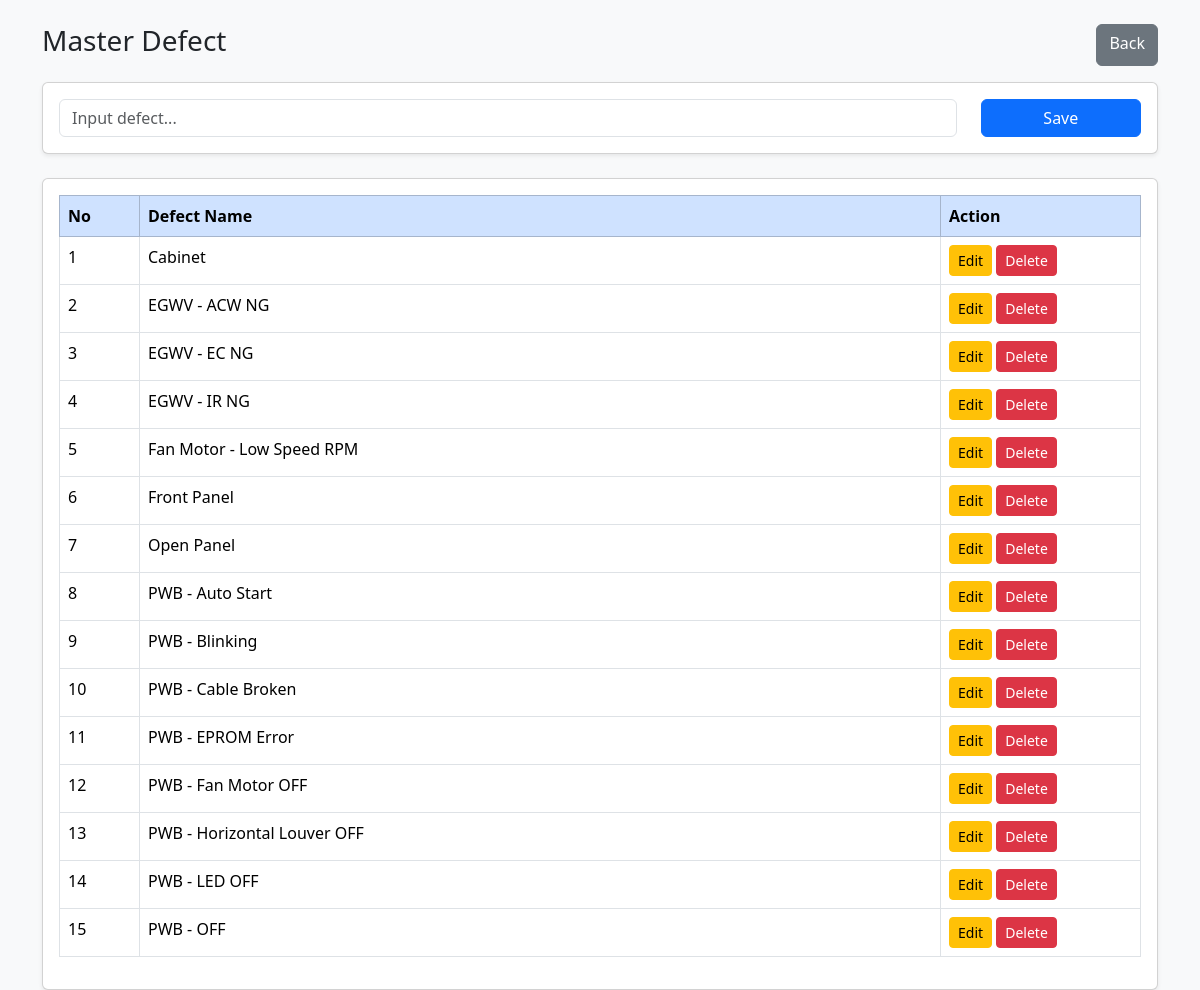
The page /page/leader/defect/index.php (signed in) on the database its author committed.
### tables this page shows
CREATE TABLE `defect_master` (
  `defect_id` int(11) NOT NULL,
  `defect_name` varchar(100) NOT NULL,
  `area` enum('IDU','ODU') NOT NULL,
  `created_at` datetime DEFAULT current_timestamp()
);

### page/leader/defect/index.php (the view, shortened to what this page needs)
<?php
require '../../../conn.php';
$table = "defect_master";
$field = "defect_name";
$area = $_SESSION['area'];
$data = mysqli_query(
    $conn,
    "SELECT * FROM $table WHERE area='$area'
     ORDER BY defect_name ASC"
);
?>
<!doctype html>
<html lang="en">
<head>
    <link href="https://cdn.jsdelivr.net/npm/bootstrap@5.3.3/dist/css/bootstrap.min.css" rel="stylesheet">
</head>
<body class="bg-light">
    <div class="container mt-4">
        <div class="d-flex justify-content-between mb-3">
            <h3>Master Defect</h3>
            <a href="../index.php" class="btn btn-secondary">
                Back
            </a>
        </div>
        <div class="card shadow-sm mb-4">
            <div class="card-body">
                <form method="POST">
                    <div class="row">
                        <div class="col-md-10">
                            <input type="text"
                                name="name"
                                class="form-control"
                                placeholder="Input defect..."
                                required>
                        </div>
                        <div class="col-md-2 d-grid">
                            <button type="submit"
                                name="btn_save"
                                class="btn btn-primary">
                                Save
                            </button>
                        </div>
                    </div>
                </form>
            </div>
        </div>
        <div class="card shadow-sm">
            <div class="card-body table-responsive">
                <table class="table table-bordered">
                    <thead class="table-primary">
                        <tr>
                            <th width="80">No</th>
                            <th>Defect Name</th>
                            <th width="200">Action</th>
                        </tr>
                    </thead>
                    <tbody>
                        <?php
                        $no = 1;
                        while ($row = mysqli_fetch_assoc($data)) :
                        ?>
                            <tr>
                                <td><?= $no++; ?></td>
                                <td><?= $row[$field]; ?></td>
                                <td>
                                    <button class="btn btn-warning btn-sm"
                                        data-bs-toggle="modal"
                                        data-bs-target="#edit<?= $row['defect_id']; ?>">
                                        Edit
                                    </button>
                                    <a href="?delete=<?= $row['defect_id']; ?>"
                                        class="btn btn-danger btn-sm"
                                        onclick="return confirm('Hapus data?')">
                                        Delete
                                    </a>
                                </td>
                            </tr>
                        <?php endwhile; ?>
                    </tbody>
                </table>
            </div>
        </div>
    </div>
</body>
</html>

### rows shown on the page
defect_master: defect_name "Cabinet"
defect_master: defect_name "EGWV - ACW NG"
defect_master: defect_name "EGWV - EC NG"
defect_master: defect_name "EGWV - IR NG"
defect_master: defect_name "Fan Motor - Low Speed RPM"
defect_master: defect_name "Front Panel"
defect_master: defect_name "Open Panel"
defect_master: defect_name "PWB - Auto Start"
defect_master: defect_name "PWB - Blinking"
defect_master: defect_name "PWB - Cable Broken"
defect_master: defect_name "PWB - EPROM Error"
defect_master: defect_name "PWB - Fan Motor OFF"
defect_master: defect_name "PWB - Horizontal Louver OFF"
defect_master: defect_name "PWB - LED OFF"
defect_master: defect_name "PWB - OFF"
